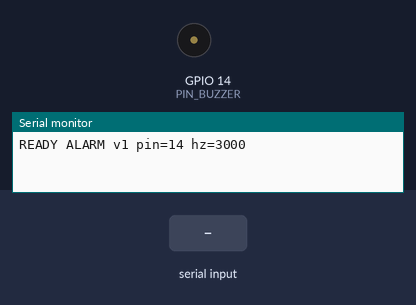
Bench run of a sketch on a simulated ESP8266 (NodeMCU). Shown: buzzer (waves = sounding), the last lines printed to the serial monitor. The test bench sets the inputs (shaded band).

Above: at 1.2 s.
1.3 s: "A1\n" received over Serial
At 1.74 s:
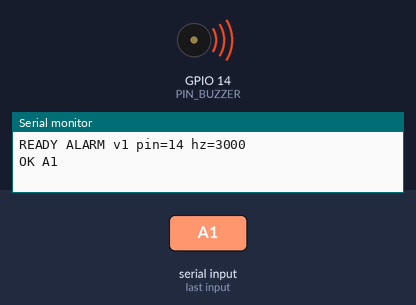
4.3 s: "F2000\n" received over Serial
5.8 s: "PING\n" received over Serial
Timing chart, 0 to 8.8 s (numbered marks = the images above; inputs shaded):
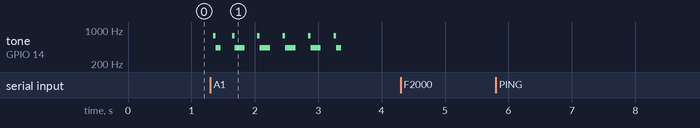

The sketch:

esp32_alarm.ino
```cpp
// esp32_alarm.ino — PASSIVE buzzer for the drone station (ESP8266 ESP-12E / ESP32).
//
// The Raspberry Pi decides (esp32_alarm.py, from the station's fused state);
// this board only beeps. Connect it to the Pi with a USB DATA cable.
//
// A PASSIVE buzzer has no oscillator inside: a steady voltage only clicks it
// once. It needs an alternating signal at an audible frequency. This sketch
// generates that square wave itself (micros()-timed, no tone(), no timers),
// at a frequency that can be changed at run time from the Pi.
//
// Protocol (115200 8N1, one command per line):
//   Pi -> board  "PING"        board -> Pi  "PONG ALARM v1 pin=14 hz=2700"
//   Pi -> board  "A1" / "A0"   board -> Pi  "OK A1" / "OK A0"   (beep / silence)
//   Pi -> board  "F2000"       board -> Pi  "OK F2000"          (tone, 50-10000 Hz)
//   at boot                    board -> Pi  "READY ALARM v1 pin=14 hz=2700"
// The Pi repeats A1/A0 every 0.5 s. With no valid A1/A0 for SILENCE_AFTER_MS
// the board goes silent by itself, so a crashed station cannot leave it on.
//
// WIRING (ESP-12E / NodeMCU): buzzer leg 1 -> GND, leg 2 -> 220 ohm -> D5
// (= GPIO14). An ESP8266 pin gives ~12 mA: a piezo disc is fine directly, a
// sealed "magnetic" passive buzzer (coil of ~16 ohm) needs an NPN transistor
// (D5 -> 1 kohm -> base, emitter -> GND, buzzer between 3.3V and collector).
// Arduino IDE board: "NodeMCU 1.0 (ESP-12E Module)".

#include <Arduino.h>
#if defined(ESP8266)
#include <ESP8266WiFi.h>
const int PIN_BUZZER = 14;           // D5 on NodeMCU / ESP-12E boards
#else
const int PIN_BUZZER = 25;           // ESP32
#endif

unsigned int        toneHz           = 3000;  // default, change with "F<hz>"
const unsigned long BEEP_ON_MS       = 200;   // beep pattern while alarmed
const unsigned long BEEP_OFF_MS      = 200;
const unsigned long SILENCE_AFTER_MS = 2000;  // fail-safe

bool alarmOn = false;
unsigned long lastCmdMs = 0;
unsigned long halfPeriodUs = 500000UL / 2700;
unsigned long lastEdgeUs = 0;
bool pinHigh = false;
String line;

void setFrequency(unsigned int hz) {
  toneHz = hz;
  halfPeriodUs = 500000UL / hz;
}

// One call per loop(): flips the pin every half period while `on`.
void squareWave(bool on) {
  if (!on) {
    if (pinHigh) {
      digitalWrite(PIN_BUZZER, LOW);
      pinHigh = false;
    }
    lastEdgeUs = micros();
    return;
  }
  unsigned long now = micros();
  if (now - lastEdgeUs >= halfPeriodUs) {
    lastEdgeUs += halfPeriodUs;
    if (now - lastEdgeUs >= halfPeriodUs) lastEdgeUs = now;   // fell behind
    pinHigh = !pinHigh;
    digitalWrite(PIN_BUZZER, pinHigh ? HIGH : LOW);
  }
}

void printId(const char *word) {
  Serial.print(word);
  Serial.print(" ALARM v1 pin=");
  Serial.print(PIN_BUZZER);
  Serial.print(" hz=");
  Serial.println(toneHz);
}

void handleLine(const String &s) {
  if (s == "PING") {
    printId("PONG");
  } else if (s == "A1" || s == "A0") {
    alarmOn = (s == "A1");
    lastCmdMs = millis();
    Serial.println(alarmOn ? "OK A1" : "OK A0");
  } else if (s.length() > 1 && s[0] == 'F') {
    long hz = s.substring(1).toInt();
    if (hz >= 50 && hz <= 10000) {
      setFrequency((unsigned int)hz);
      Serial.print("OK F");
      Serial.println(toneHz);
    } else {
      Serial.println("ERR F must be 50-10000");
    }
  } else {
    Serial.println("ERR unknown command");
  }
}

void setup() {
  pinMode(PIN_BUZZER, OUTPUT);
  digitalWrite(PIN_BUZZER, LOW);
#if defined(ESP8266)
  WiFi.mode(WIFI_OFF);               // not used; less timing jitter in the tone
  WiFi.forceSleepBegin();
#endif
  setFrequency(toneHz);
  Serial.begin(115200);
  delay(50);
  printId("READY");
}

void loop() {
  while (Serial.available() > 0) {
    char c = (char)Serial.read();
    if (c == '\n') {
      line.trim();
      if (line.length() > 0) handleLine(line);
      line = "";
    } else if (c != '\r' && line.length() < 32) {
      line += c;
    }
  }

  unsigned long nowMs = millis();
  if (alarmOn && nowMs - lastCmdMs > SILENCE_AFTER_MS) {
    alarmOn = false;                 // the Pi went quiet: stop beeping
  }
  bool beepPhase = alarmOn && (nowMs % (BEEP_ON_MS + BEEP_OFF_MS)) < BEEP_ON_MS;
  squareWave(beepPhase);
}
```

Measured:
- after the input at 1.3 s, tone on GPIO 14 (PIN_BUZZER): plays 755 Hz for 0.04 s, 434 Hz for 0.08 s, 755 Hz for 0.04 s, 434 Hz for 0.16 s, 755 Hz for 0.04 s, 434 Hz for 0.16 s … (12 notes in this stretch), starting at once
